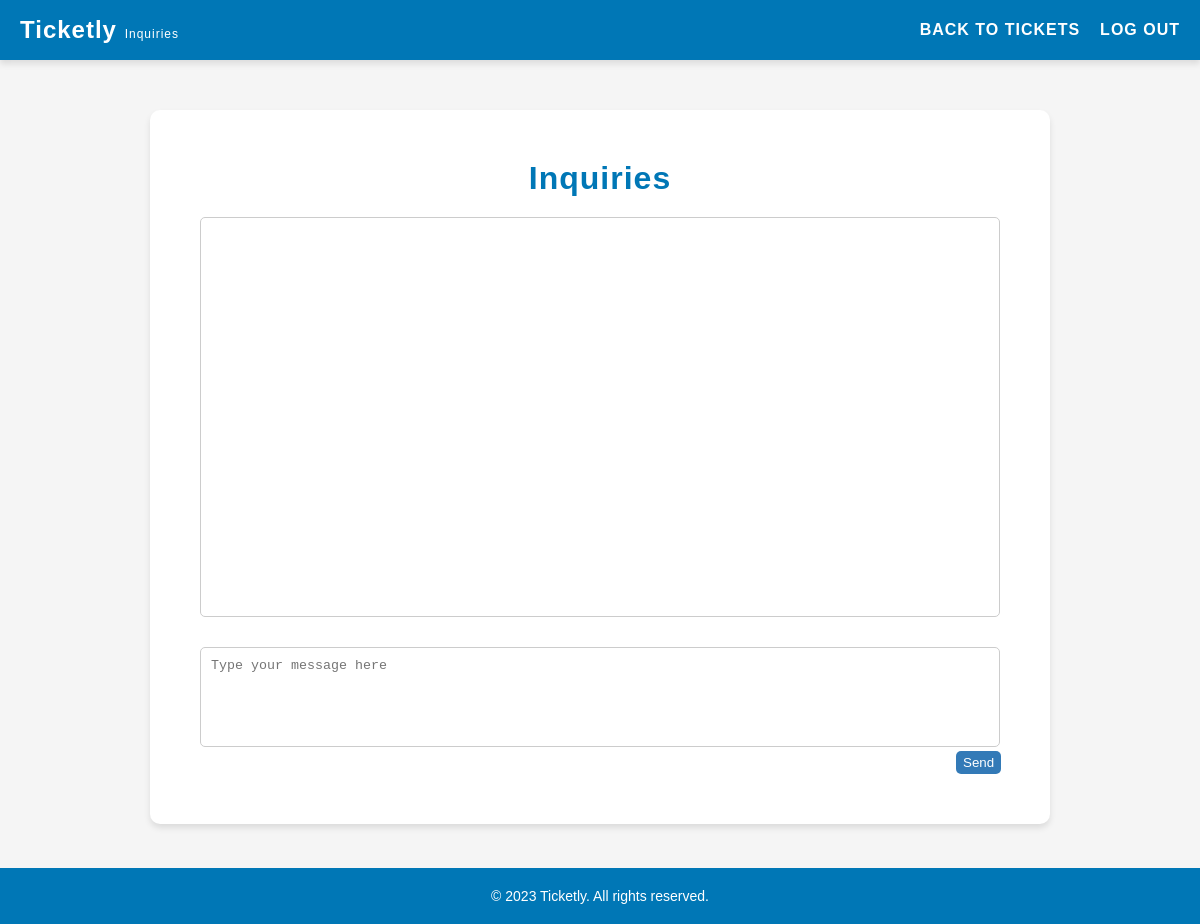
Before: /pages/inquiries.php (signed in) with the older database file.
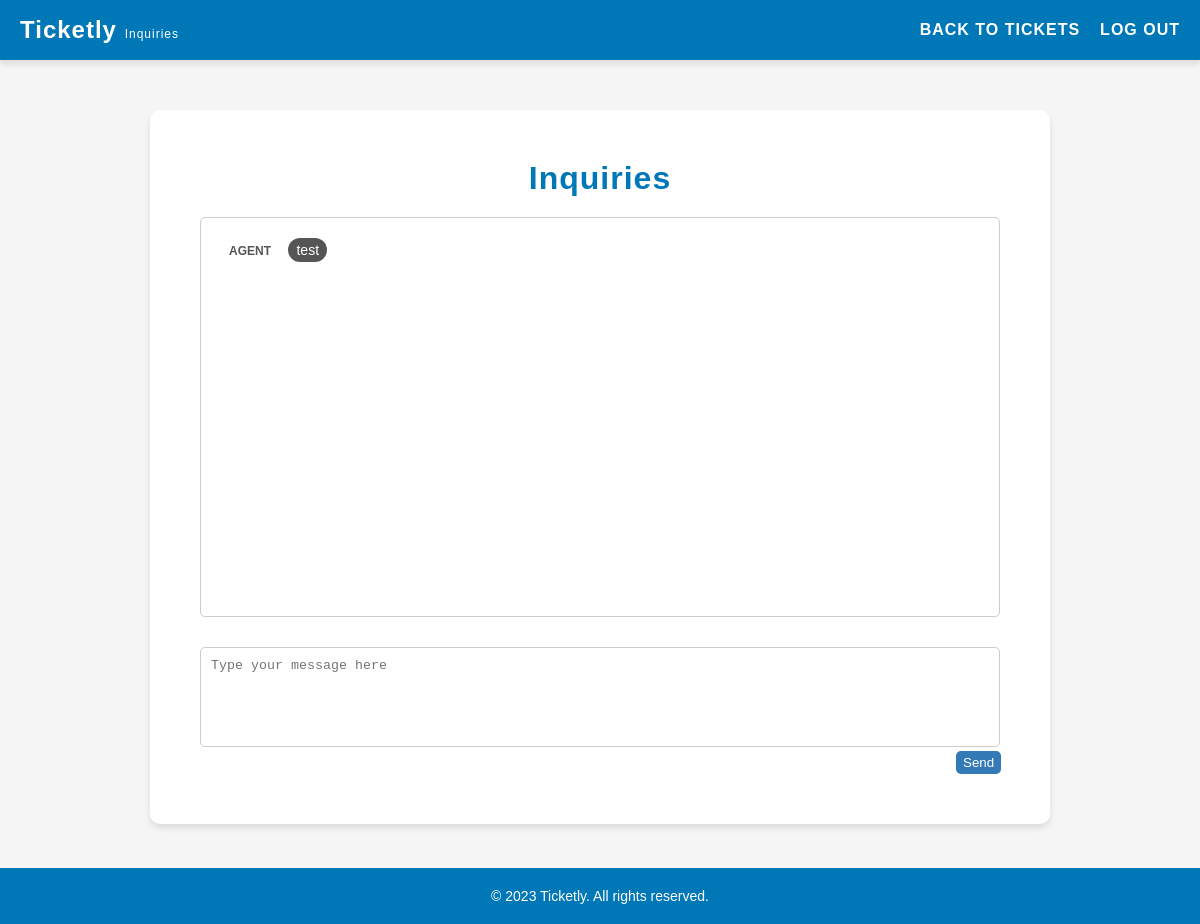
After: the same page with the newer database file.
### tables this page shows
CREATE TABLE inquiries (
    id INTEGER PRIMARY KEY AUTOINCREMENT,
    ticket_id INTEGER NOT NULL,
    user_role VARCHAR(10) NOT NULL CHECK (user_role IN ('client', 'agent', 'admin')),
    user_id INTEGER NOT NULL,
    message TEXT NOT NULL,
    created_at DATETIME NOT NULL,
    FOREIGN KEY(ticket_id) REFERENCES tickets(id),
    FOREIGN KEY(user_id) REFERENCES users(id)
);

### pages/inquiries.php (called while the page is built, shortened)
<?php
    $session = new Session();
    require_once(__DIR__ . '/../templates/inquiries.tpl.php');
    drawInquiries($session);
?>

### database/inquiries.class.php (called while the page is built, shortened)
<?php
    function getInquiries(PDO $db): array {
        $stmt = $db->prepare('SELECT * FROM inquiries');
        $stmt->execute();
        $inquiries = [];
        while ($row = $stmt->fetch(PDO::FETCH_ASSOC)) {
            $inquiries[] = $row;
        }
        return $inquiries;
    }
?>

### templates/inquiries.tpl.php (the view, shortened to what this page needs)
<?php function drawInquiries(Session $session) {
?>
<!DOCTYPE html>
<html lang="en">
<head>
    <link rel="stylesheet" href="../style/inquiries.css">
    <link rel="stylesheet" href="../style/header.css">
</head>
<body>
    <header>
        <h1>Ticketly <span class="smaller">Inquiries</span></h1>
        <nav>
            <ul>
                <li><a href="#" onclick="redirectToTickets('<?php echo $_SESSION['role']; ?>')">Back to Tickets</a></li>
                <li><a href="../actions/action_logout.php">Log out</a></li>
            </ul>
        </nav>
    </header>
    <main>
        <h2>Inquiries</h2>
        <section id="chat">
            <ul class="message-list">
                <?php
                    require_once '../database/connection.db.php';
                    require_once '../database/inquiries.class.php';
                    $db = getDatabaseConnection();
                    $inquiries = getInquiries($db);
                    foreach ($inquiries as $inquiry) {
                        $userRole = $inquiry['user_role'];
                        $message = $inquiry['message'];
                        $isUserMessage = ($userRole === 'client');
                ?>
                <li class="<?= $isUserMessage ? 'user-message' : 'agent-message' ?>">
                    <span class="message-sender"><?= $isUserMessage ? 'Client' : 'Agent' ?></span>
                    <span class="message-content"><?= $message ?></span>
                </li>
                <?php } ?>
            </ul>
        </section>
        <section id="new-message">
            <form action="../actions/action_sendInquiry.php?id=<?= $_GET['id'] ?>" method="post">
                <textarea name="message" placeholder="Type your message here"></textarea>
                <button type="submit">Send</button>
            </form>
        </section>
    </main>
    <?php include '../templates/footer.tpl.php'; ?>
</body>
</html>
<?php } ?>

Changed rows visible on the page:
added inquiries: user_role "AGENT", message "test"
